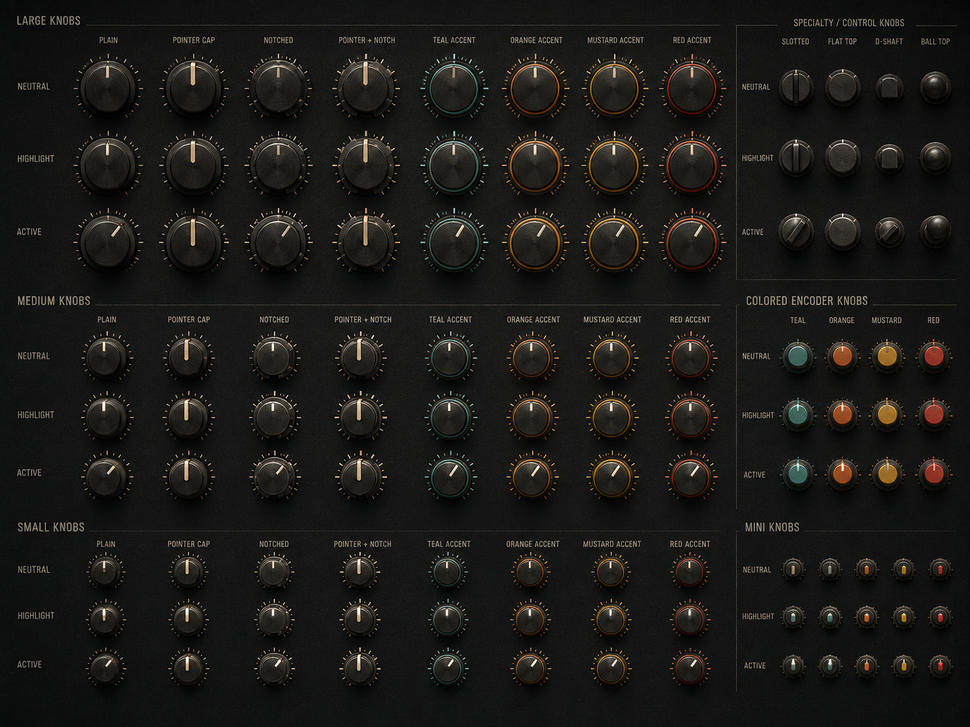
#> input picture image-assets/synth knobs.png, 970 x 727 px, shrunk from 1448 x 1086 before the run
$ python find_knobs.py
#> lines starting #> are read from the running program, lines starting #| are printed output that depends on the picture
#!/usr/bin/env python3
"""Auto-locate knob centers in the knob sheet by finding local minima in a darkness map.

Each knob is a roughly circular dark blob surrounded by lighter background. By smoothing
the image and finding regularly-spaced dark centers we can recover the grid.
"""
from pathlib import Path
from PIL import Image, ImageDraw, ImageFilter

ROOT = Path(__file__).resolve().parent.parent
src_path = ROOT / "image-assets" / "synth knobs.png"
out_path = ROOT / "tmp" / "knobs_annotated.png"
out_path.parent.mkdir(parents=True, exist_ok=True)

img = Image.open(src_path).convert("L")  # grayscale luminance
w, h = img.size
#> w = 970; h = 727

# Heavily smooth so we get one big dark blob per knob.
smooth = img.filter(ImageFilter.GaussianBlur(radius=15))
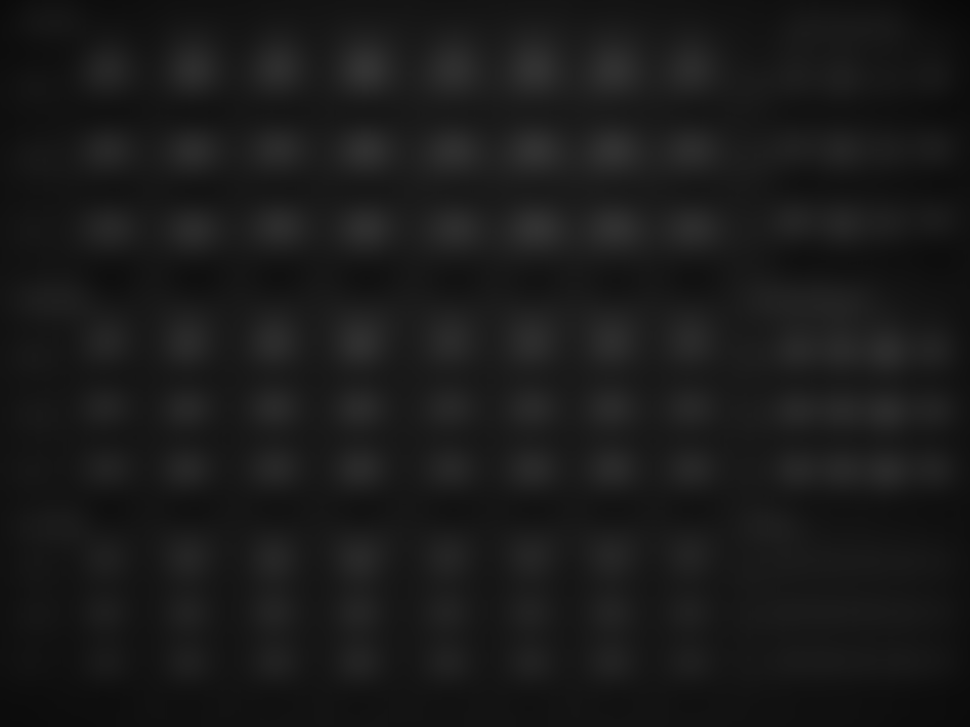
#> smooth: PIL image 970x727 L; min 8, max 51, mean 25.9
px = smooth.load()

# Compute a darkness threshold from the image stats.
samples = [px[x, y] for y in range(0, h, 10) for x in range(0, w, 10)]
#> samples = 7081 values, max 50 at index 715, min 8 at index 96, mean 25.83
samples_sorted = sorted(samples)
#> samples_sorted = 7081 values from 8 to 50
dark_threshold = samples_sorted[len(samples_sorted) // 10]  # 10th percentile
#> dark_threshold = 18

# Scan a coarse grid for dark cells and group adjacent ones.
GRID = 12
cells = {}
for y in range(0, h, GRID):
    for x in range(0, w, GRID):
        if px[x, y] < dark_threshold:
            cells[(x // GRID, y // GRID)] = True

# Connected components (4-conn) → each component represents one knob.
seen = set()
blobs = []
for key in cells:
    if key in seen:
        continue
    stack = [key]
    component = []
    while stack:
        c = stack.pop()
        if c in seen or c not in cells:
            continue
        seen.add(c)
        component.append(c)
        cx, cy = c
        stack.extend([(cx + 1, cy), (cx - 1, cy), (cx, cy + 1), (cx, cy - 1)])
    if component:
        xs = [c[0] for c in component]
        ys = [c[1] for c in component]
        # Filter out very small components (noise) and very large (entire sections).
        size = len(component)
        if 6 < size < 200:
            cx = (sum(xs) / len(xs)) * GRID + GRID / 2
            cy = (sum(ys) / len(ys)) * GRID + GRID / 2
            bw = (max(xs) - min(xs) + 1) * GRID
            bh = (max(ys) - min(ys) + 1) * GRID
            blobs.append((cx, cy, bw, bh, size))

# Annotate.
anno = Image.open(src_path).convert("RGB")
#> anno is the input picture: PIL image 970x727 RGB; mean R, G, B 26.7, 25.9, 23.2
draw = ImageDraw.Draw(anno)
for i, (cx, cy, bw, bh, sz) in enumerate(blobs):
    r = max(bw, bh) / 2
    draw.ellipse([cx - r, cy - r, cx + r, cy + r], outline=(255, 0, 0), width=2)
    draw.text((cx + r + 2, cy - 6), f"{i}", fill=(255, 0, 0))
anno.save(out_path)
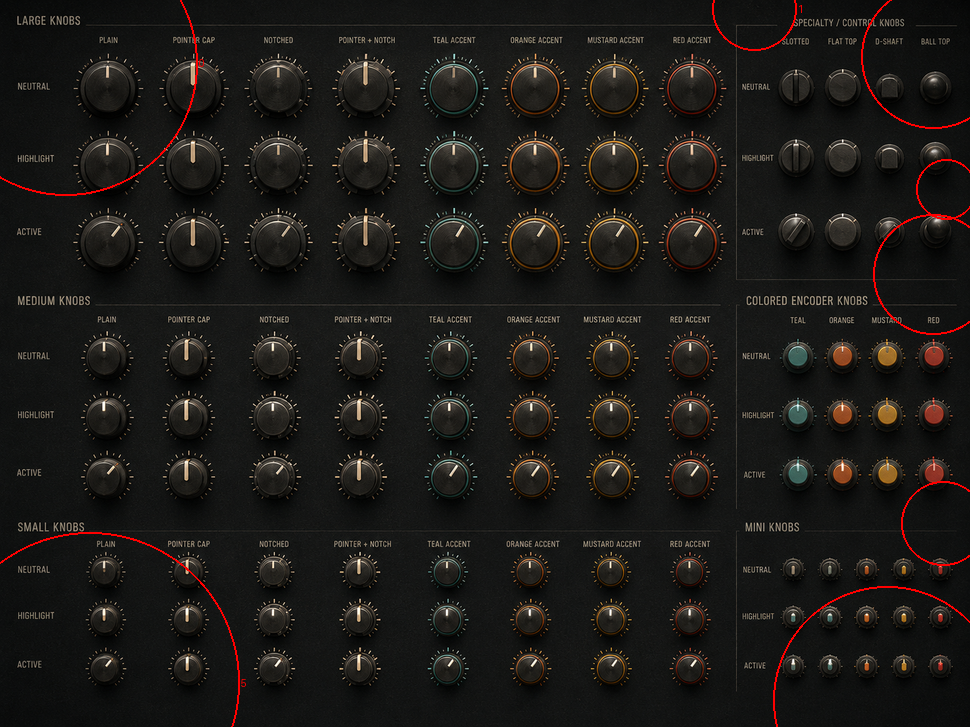
#> saved as knobs_annotated.png: PIL image 970x727 RGB; mean R, G, B 28, 25.8, 23.1

print(f"found {len(blobs)} blob candidates; annotated -> {out_path}")
#| found 8 blob candidates; annotated -> tmp/knobs_annotated.png
# Dump structured data so we can use it from the slice script.
import json
data_path = ROOT / "tmp" / "knob_blobs.json"
data_path.write_text(json.dumps([
    {"i": i, "cx": round(cx, 1), "cy": round(cy, 1), "bw": bw, "bh": bh, "size": sz}
    for i, (cx, cy, bw, bh, sz) in enumerate(blobs)
], indent=2))
print(f"wrote blob list -> {data_path}")
